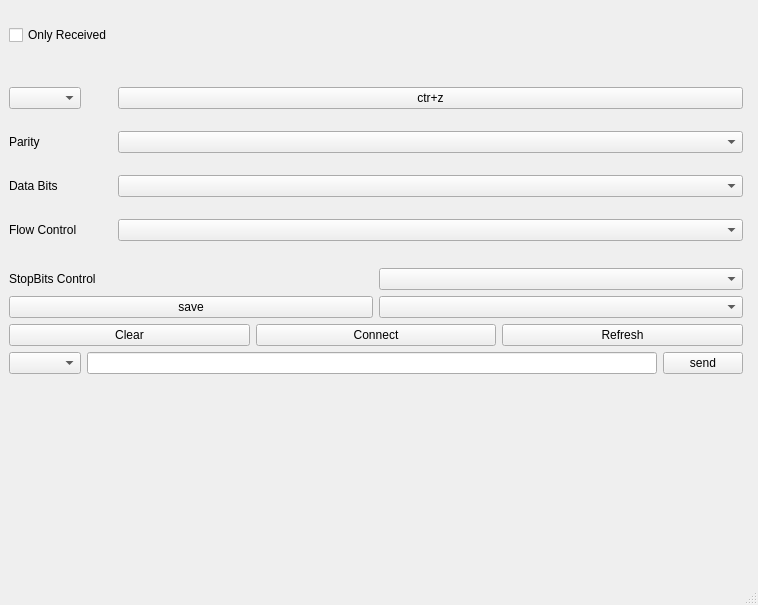
<?xml version="1.0" encoding="UTF-8"?>
<ui version="4.0">
 <class>MainWindow</class>
 <widget class="QMainWindow" name="MainWindow">
  <property name="geometry">
   <rect>
    <x>0</x>
    <y>0</y>
    <width>758</width>
    <height>605</height>
   </rect>
  </property>
  <property name="sizePolicy">
   <sizepolicy hsizetype="Fixed" vsizetype="Fixed">
    <horstretch>0</horstretch>
    <verstretch>0</verstretch>
   </sizepolicy>
  </property>
  <property name="minimumSize">
   <size>
    <width>500</width>
    <height>500</height>
   </size>
  </property>
  <property name="windowTitle">
   <string>MainWindow</string>
  </property>
  <widget class="QWidget" name="centralwidget">
   <layout class="QGridLayout" name="gridLayout">
    <item row="3" column="0">
     <spacer name="verticalSpacer_3">
      <property name="orientation">
       <enum>Qt::Vertical</enum>
      </property>
      <property name="sizeHint" stdset="0">
       <size>
        <width>20</width>
        <height>40</height>
       </size>
      </property>
     </spacer>
    </item>
    <item row="0" column="0">
     <layout class="QVBoxLayout" name="verticalLayout_3">
      <item>
       <layout class="QVBoxLayout" name="verticalLayout_2">
        <item>
         <layout class="QFormLayout" name="formLayout">
          <item row="0" column="0">
           <widget class="QCheckBox" name="onlyReceivedCheckBox">
            <property name="text">
             <string>Only Received</string>
            </property>
           </widget>
          </item>
          <item row="1" column="0">
           <widget class="QComboBox" name="baudRateComboBox"/>
          </item>
          <item row="1" column="1">
           <widget class="QPushButton" name="ctrlZButton">
            <property name="text">
             <string>ctr+z</string>
            </property>
           </widget>
          </item>
          <item row="2" column="0">
           <widget class="QLabel" name="label">
            <property name="text">
             <string>Parity</string>
            </property>
           </widget>
          </item>
          <item row="2" column="1">
           <widget class="QComboBox" name="parityComboBox"/>
          </item>
          <item row="3" column="0">
           <widget class="QLabel" name="label_2">
            <property name="text">
             <string>Data Bits</string>
            </property>
           </widget>
          </item>
          <item row="3" column="1">
           <widget class="QComboBox" name="dataBitsComboBox"/>
          </item>
          <item row="4" column="0">
           <widget class="QLabel" name="label_4">
            <property name="text">
             <string>Flow Control</string>
            </property>
           </widget>
          </item>
          <item row="4" column="1">
           <widget class="QComboBox" name="flowControlComboBox"/>
          </item>
          <item row="0" column="1">
           <spacer name="verticalSpacer_4">
            <property name="orientation">
             <enum>Qt::Vertical</enum>
            </property>
            <property name="sizeHint" stdset="0">
             <size>
              <width>20</width>
              <height>40</height>
             </size>
            </property>
           </spacer>
          </item>
         </layout>
        </item>
       </layout>
      </item>
      <item>
       <layout class="QVBoxLayout" name="verticalLayout">
        <item>
         <layout class="QHBoxLayout" name="horizontalLayout_4">
          <item>
           <widget class="QLabel" name="label_3">
            <property name="text">
             <string>StopBits Control</string>
            </property>
           </widget>
          </item>
          <item>
           <widget class="QComboBox" name="stopBitsComboBox"/>
          </item>
         </layout>
        </item>
        <item>
         <layout class="QHBoxLayout" name="horizontalLayout_2">
          <item>
           <widget class="QPushButton" name="saveButton">
            <property name="text">
             <string>save</string>
            </property>
           </widget>
          </item>
          <item>
           <widget class="QComboBox" name="fileFormatComboBox"/>
          </item>
         </layout>
        </item>
        <item>
         <layout class="QHBoxLayout" name="horizontalLayout_3">
          <item>
           <widget class="QPushButton" name="pushButton_3">
            <property name="text">
             <string>Clear</string>
            </property>
           </widget>
          </item>
          <item>
           <widget class="QPushButton" name="pushButton">
            <property name="text">
             <string>Connect</string>
            </property>
            <property name="checkable">
             <bool>true</bool>
            </property>
           </widget>
          </item>
          <item>
           <widget class="QPushButton" name="refreshPortsButton">
            <property name="text">
             <string>Refresh</string>
            </property>
           </widget>
          </item>
         </layout>
        </item>
       </layout>
      </item>
      <item>
       <layout class="QHBoxLayout" name="horizontalLayout">
        <item>
         <widget class="QComboBox" name="comboBox"/>
        </item>
        <item>
         <widget class="QLineEdit" name="lineEdit"/>
        </item>
        <item>
         <widget class="QPushButton" name="pushButton_2">
          <property name="text">
           <string>send</string>
          </property>
         </widget>
        </item>
       </layout>
      </item>
     </layout>
    </item>
    <item row="1" column="0">
     <spacer name="verticalSpacer_6">
      <property name="orientation">
       <enum>Qt::Vertical</enum>
      </property>
      <property name="sizeHint" stdset="0">
       <size>
        <width>20</width>
        <height>40</height>
       </size>
      </property>
     </spacer>
    </item>
    <item row="2" column="0">
     <spacer name="verticalSpacer_5">
      <property name="orientation">
       <enum>Qt::Vertical</enum>
      </property>
      <property name="sizeHint" stdset="0">
       <size>
        <width>20</width>
        <height>40</height>
       </size>
      </property>
     </spacer>
    </item>
    <item row="5" column="0">
     <spacer name="verticalSpacer">
      <property name="orientation">
       <enum>Qt::Vertical</enum>
      </property>
      <property name="sizeHint" stdset="0">
       <size>
        <width>20</width>
        <height>40</height>
       </size>
      </property>
     </spacer>
    </item>
    <item row="0" column="1">
     <widget class="QFrame" name="frame">
      <property name="sizePolicy">
       <sizepolicy hsizetype="Maximum" vsizetype="Maximum">
        <horstretch>100</horstretch>
        <verstretch>100</verstretch>
       </sizepolicy>
      </property>
      <property name="maximumSize">
       <size>
        <width>16777215</width>
        <height>16777213</height>
       </size>
      </property>
      <property name="sizeIncrement">
       <size>
        <width>1000</width>
        <height>1000</height>
       </size>
      </property>
      <property name="baseSize">
       <size>
        <width>1000</width>
        <height>1000</height>
       </size>
      </property>
      <property name="frameShape">
       <enum>QFrame::StyledPanel</enum>
      </property>
      <property name="frameShadow">
       <enum>QFrame::Raised</enum>
      </property>
     </widget>
    </item>
    <item row="4" column="0">
     <spacer name="verticalSpacer_2">
      <property name="orientation">
       <enum>Qt::Vertical</enum>
      </property>
      <property name="sizeHint" stdset="0">
       <size>
        <width>20</width>
        <height>40</height>
       </size>
      </property>
     </spacer>
    </item>
   </layout>
  </widget>
  <widget class="QMenuBar" name="menubar">
   <property name="geometry">
    <rect>
     <x>0</x>
     <y>0</y>
     <width>758</width>
     <height>21</height>
    </rect>
   </property>
  </widget>
  <widget class="QStatusBar" name="statusbar"/>
 </widget>
 <resources/>
 <connections/>
</ui>
